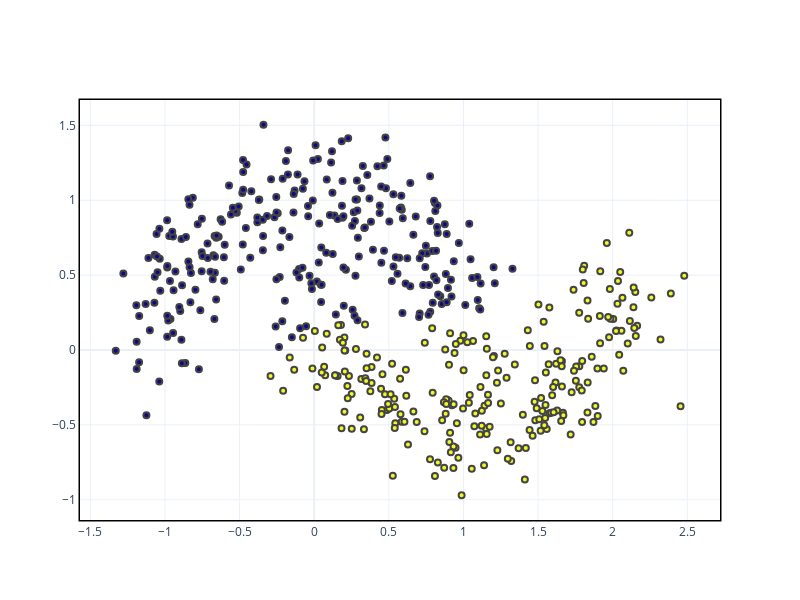

Notebook code cell kept with this figure:
### Code cell
learner.fit(train_X[labeled_mask], train_y[labeled_mask])
acc = eval_acc(test_X, test_y, vis=True)

### Figure 1 — Plotly figure (JSON) as saved in the notebook; plotly's stock layout.template omitted (floating-point values rounded to 4 significant figures; data arrays with more than 128 entries replaced by an {"elided": "..."} marker saying what was removed)
{"data": [{"marker": {"color": {"elided": "500 int values"}, "line": {"width": 2}}, "mode": "markers", "type": "scatter", "x": {"elided": "500 float values"}, "y": {"elided": "500 float values"}}], "layout": {"height": 600, "width": 800, "xaxis": {"linecolor": "Black", "linewidth": 1.5, "mirror": true, "showline": true}, "yaxis": {"linecolor": "Black", "linewidth": 1.5, "mirror": true, "showline": true}}}
